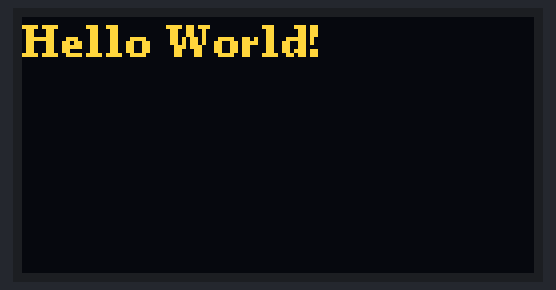
The program below on a simulated ESP32. On the bench: 128×64 one-colour display. The OLED is the two-colour kind (top 16 rows yellow).

Above: at 0.1 s.

The program:

main.cpp
```cpp
/*#define ESP32_RTOS  // Uncomment this line if you want to use the code with freertos only on the ESP32
                    // Has to be done before including "OTA.h"

#include "OTA.h"
#include "credentials.h"

//Codigo ESP wifi

void setup() {
  Serial.begin(115200);
  Serial.println("Booting");
  Serial.println("Nueva version");
  pinMode(2,OUTPUT);
  digitalWrite(2,LOW);
  setupOTA("esp32", MI_WIFI, MI_PASS);
}

void loop() {
#ifdef defined(ESP32_RTOS) && defined(ESP32)
#else // If you do not use FreeRTOS, you have to regulary call the handle method.
  ArduinoOTA.handle();
#endif
  delay(500);
  digitalWrite(2,HIGH);
  delay(500);
  digitalWrite(2,LOW);
}
*/


//Codigo Imagen y texto en OLED
#include <Arduino.h>
#include <U8g2lib.h>

#ifdef U8X8_HAVE_HW_SPI
#include <SPI.h>
#endif
#ifdef U8X8_HAVE_HW_I2C
#include <Wire.h>
#endif

U8G2_SSD1306_128X64_NONAME_F_HW_I2C u8g2(U8G2_R0, /* reset=*/ U8X8_PIN_NONE);


void setup(void){
  u8g2.begin();
}

void loop(void){
  u8g2.clearBuffer();
  u8g2.setFont(u8g2_font_ncenB08_tr);
  u8g2.drawStr(0, 10, "Hello World!");
  u8g2.sendBuffer();
  delay(1000);
}
```
